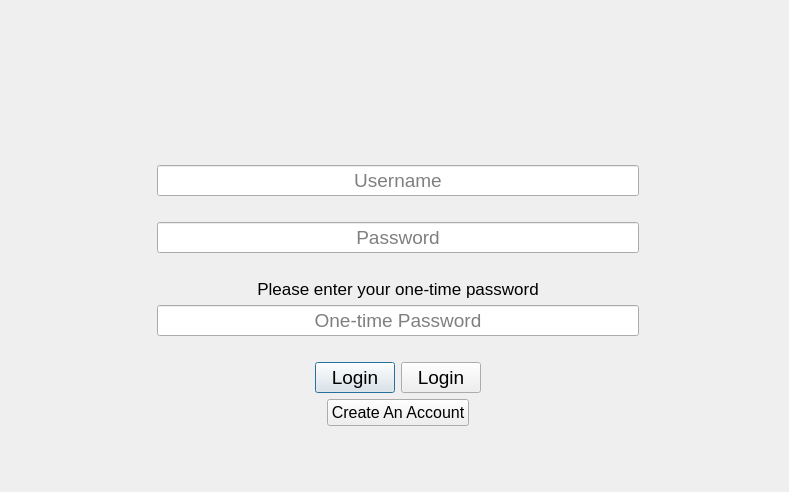
<?xml version="1.0" encoding="UTF-8"?>
<ui version="4.0">
 <class>Dialog</class>
 <widget class="QDialog" name="Dialog">
  <property name="geometry">
   <rect>
    <x>0</x>
    <y>0</y>
    <width>789</width>
    <height>492</height>
   </rect>
  </property>
  <property name="windowTitle">
   <string>Dialog</string>
  </property>
  <layout class="QHBoxLayout" name="horizontalLayout_2">
   <item>
    <spacer name="horizontalSpacer">
     <property name="orientation">
      <enum>Qt::Horizontal</enum>
     </property>
     <property name="sizeHint" stdset="0">
      <size>
       <width>146</width>
       <height>20</height>
      </size>
     </property>
    </spacer>
   </item>
   <item>
    <layout class="QVBoxLayout" name="verticalLayout">
     <item>
      <spacer name="verticalSpacer_4">
       <property name="orientation">
        <enum>Qt::Vertical</enum>
       </property>
       <property name="sizeHint" stdset="0">
        <size>
         <width>482</width>
         <height>13</height>
        </size>
       </property>
      </spacer>
     </item>
     <item>
      <layout class="QHBoxLayout" name="horizontalLayout">
       <item>
        <spacer name="horizontalSpacer_7">
         <property name="orientation">
          <enum>Qt::Horizontal</enum>
         </property>
         <property name="sizeHint" stdset="0">
          <size>
           <width>40</width>
           <height>20</height>
          </size>
         </property>
        </spacer>
       </item>
       <item>
        <widget class="QLabel" name="logo">
         <property name="minimumSize">
          <size>
           <width>360</width>
           <height>0</height>
          </size>
         </property>
         <property name="maximumSize">
          <size>
           <width>400</width>
           <height>100</height>
          </size>
         </property>
         <property name="font">
          <font>
           <pointsize>22</pointsize>
           <weight>50</weight>
           <bold>false</bold>
          </font>
         </property>
         <property name="autoFillBackground">
          <bool>false</bool>
         </property>
         <property name="text">
          <string/>
         </property>
         <property name="pixmap">
          <pixmap>images/Wealthsimple-review.png</pixmap>
         </property>
         <property name="scaledContents">
          <bool>true</bool>
         </property>
         <property name="alignment">
          <set>Qt::AlignCenter</set>
         </property>
        </widget>
       </item>
       <item>
        <spacer name="horizontalSpacer_8">
         <property name="orientation">
          <enum>Qt::Horizontal</enum>
         </property>
         <property name="sizeHint" stdset="0">
          <size>
           <width>40</width>
           <height>20</height>
          </size>
         </property>
        </spacer>
       </item>
      </layout>
     </item>
     <item>
      <spacer name="verticalSpacer_5">
       <property name="orientation">
        <enum>Qt::Vertical</enum>
       </property>
       <property name="sizeType">
        <enum>QSizePolicy::Fixed</enum>
       </property>
       <property name="sizeHint" stdset="0">
        <size>
         <width>20</width>
         <height>60</height>
        </size>
       </property>
      </spacer>
     </item>
     <item>
      <widget class="QLineEdit" name="usernameEdit">
       <property name="font">
        <font>
         <pointsize>14</pointsize>
        </font>
       </property>
       <property name="alignment">
        <set>Qt::AlignCenter</set>
       </property>
       <property name="placeholderText">
        <string>Username</string>
       </property>
      </widget>
     </item>
     <item>
      <spacer name="verticalSpacer">
       <property name="orientation">
        <enum>Qt::Vertical</enum>
       </property>
       <property name="sizeType">
        <enum>QSizePolicy::Fixed</enum>
       </property>
       <property name="sizeHint" stdset="0">
        <size>
         <width>20</width>
         <height>20</height>
        </size>
       </property>
      </spacer>
     </item>
     <item>
      <widget class="QLineEdit" name="passwordEdit">
       <property name="font">
        <font>
         <pointsize>14</pointsize>
        </font>
       </property>
       <property name="inputMethodHints">
        <set>Qt::ImhHiddenText|Qt::ImhNoAutoUppercase|Qt::ImhNoPredictiveText|Qt::ImhSensitiveData</set>
       </property>
       <property name="echoMode">
        <enum>QLineEdit::Password</enum>
       </property>
       <property name="alignment">
        <set>Qt::AlignCenter</set>
       </property>
       <property name="placeholderText">
        <string>Password</string>
       </property>
      </widget>
     </item>
     <item>
      <spacer name="verticalSpacer_6">
       <property name="orientation">
        <enum>Qt::Vertical</enum>
       </property>
       <property name="sizeType">
        <enum>QSizePolicy::Fixed</enum>
       </property>
       <property name="sizeHint" stdset="0">
        <size>
         <width>20</width>
         <height>20</height>
        </size>
       </property>
      </spacer>
     </item>
     <item>
      <layout class="QHBoxLayout" name="layoutOTPText">
       <item>
        <widget class="QLabel" name="OTPLabel">
         <property name="font">
          <font>
           <pointsize>13</pointsize>
           <weight>50</weight>
           <italic>false</italic>
           <bold>false</bold>
          </font>
         </property>
         <property name="text">
          <string>Please enter your one-time password</string>
         </property>
         <property name="alignment">
          <set>Qt::AlignCenter</set>
         </property>
        </widget>
       </item>
      </layout>
     </item>
     <item>
      <widget class="QLineEdit" name="onetimepasswordEdit">
       <property name="font">
        <font>
         <pointsize>14</pointsize>
        </font>
       </property>
       <property name="inputMethodHints">
        <set>Qt::ImhHiddenText|Qt::ImhNoAutoUppercase|Qt::ImhNoPredictiveText|Qt::ImhSensitiveData</set>
       </property>
       <property name="echoMode">
        <enum>QLineEdit::Password</enum>
       </property>
       <property name="alignment">
        <set>Qt::AlignCenter</set>
       </property>
       <property name="placeholderText">
        <string>One-time Password</string>
       </property>
      </widget>
     </item>
     <item>
      <layout class="QHBoxLayout" name="horizontalLayoutOTP"/>
     </item>
     <item>
      <spacer name="verticalSpacer_2">
       <property name="orientation">
        <enum>Qt::Vertical</enum>
       </property>
       <property name="sizeType">
        <enum>QSizePolicy::Fixed</enum>
       </property>
       <property name="sizeHint" stdset="0">
        <size>
         <width>20</width>
         <height>20</height>
        </size>
       </property>
      </spacer>
     </item>
     <item>
      <layout class="QHBoxLayout" name="horizontalLayout_3">
       <item>
        <spacer name="horizontalSpacer_3">
         <property name="orientation">
          <enum>Qt::Horizontal</enum>
         </property>
         <property name="sizeHint" stdset="0">
          <size>
           <width>40</width>
           <height>20</height>
          </size>
         </property>
        </spacer>
       </item>
       <item>
        <widget class="QPushButton" name="loginButton">
         <property name="font">
          <font>
           <pointsize>14</pointsize>
          </font>
         </property>
         <property name="text">
          <string>Login</string>
         </property>
        </widget>
       </item>
       <item>
        <widget class="QPushButton" name="loginButtonOTP">
         <property name="font">
          <font>
           <pointsize>14</pointsize>
          </font>
         </property>
         <property name="text">
          <string>Login</string>
         </property>
        </widget>
       </item>
       <item>
        <spacer name="horizontalSpacer_4">
         <property name="orientation">
          <enum>Qt::Horizontal</enum>
         </property>
         <property name="sizeHint" stdset="0">
          <size>
           <width>40</width>
           <height>20</height>
          </size>
         </property>
        </spacer>
       </item>
      </layout>
     </item>
     <item>
      <layout class="QHBoxLayout" name="horizontalLayout_4">
       <item>
        <spacer name="horizontalSpacer_5">
         <property name="orientation">
          <enum>Qt::Horizontal</enum>
         </property>
         <property name="sizeHint" stdset="0">
          <size>
           <width>40</width>
           <height>20</height>
          </size>
         </property>
        </spacer>
       </item>
       <item>
        <widget class="QPushButton" name="signupButton">
         <property name="font">
          <font>
           <pointsize>12</pointsize>
          </font>
         </property>
         <property name="text">
          <string>Create An Account</string>
         </property>
        </widget>
       </item>
       <item>
        <spacer name="horizontalSpacer_6">
         <property name="orientation">
          <enum>Qt::Horizontal</enum>
         </property>
         <property name="sizeHint" stdset="0">
          <size>
           <width>40</width>
           <height>20</height>
          </size>
         </property>
        </spacer>
       </item>
      </layout>
     </item>
     <item>
      <spacer name="verticalSpacer_3">
       <property name="orientation">
        <enum>Qt::Vertical</enum>
       </property>
       <property name="sizeType">
        <enum>QSizePolicy::Expanding</enum>
       </property>
       <property name="sizeHint" stdset="0">
        <size>
         <width>482</width>
         <height>13</height>
        </size>
       </property>
      </spacer>
     </item>
    </layout>
   </item>
   <item>
    <spacer name="horizontalSpacer_2">
     <property name="orientation">
      <enum>Qt::Horizontal</enum>
     </property>
     <property name="sizeHint" stdset="0">
      <size>
       <width>114</width>
       <height>20</height>
      </size>
     </property>
    </spacer>
   </item>
  </layout>
 </widget>
 <resources/>
 <connections/>
</ui>
